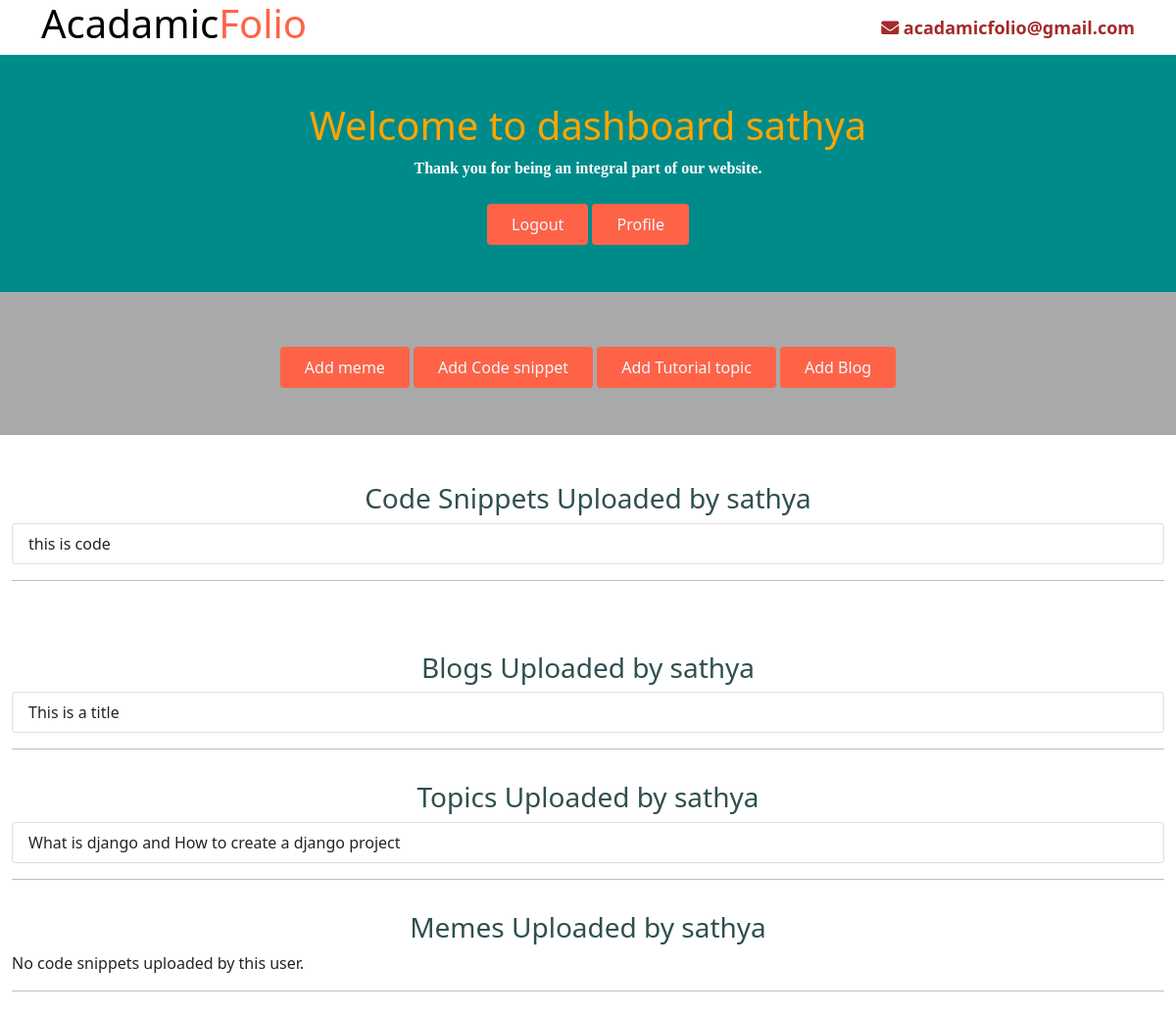
Page /homepage/ (signed in) on the committed database.
### app/models.py (models this page shows, shortened)
class User(AbstractUser):
    username = models.CharField(max_length=100)
    email = models.EmailField(unique=True)
    USERNAME_FIELD = 'email'
    REQUIRED_FIELDS = ['username']

class CodeSnippet(models.Model):
    code_id = models.AutoField(primary_key=True)
    title = models.CharField(max_length=100)
    code = models.TextField()
    content = models.TextField()
    topic = models.ForeignKey(Topics,on_delete= models.CASCADE)
    user = models.ForeignKey(User,on_delete=models.CASCADE,default=1)

class Blogs(models.Model):
    user = models.ForeignKey(User, on_delete=models.CASCADE)
    title = models.CharField(max_length=200,unique=True)
    content = CKEditor5Field('Text', config_name='extends')
    date = models.DateTimeField(auto_now_add=True)
    views = models.PositiveIntegerField(default=0)
    likes = models.ManyToManyField(User, related_name='liked_blogs', blank=True)

class TutorialPost(models.Model):
    post_id = models.AutoField(primary_key=True)
    post_title = models.CharField(max_length=100)
    post_content = CKEditor5Field('Text', config_name='extends')
    post_file = models.CharField(max_length=200)
    tutorialName = models.ForeignKey(TutorialName, on_delete=models.CASCADE)
    post_video = models.URLField()
    user = models.ForeignKey(User,on_delete=models.CASCADE,default=1)

### admin_user/views.py (the view)
# urls.py: 2. Add a URL to urlpatterns:  path('', views.home, name='home')
def home(request):
    user_codes = CodeSnippet.objects.filter(user=request.user)  # Assuming you're using Django's built-in authentication
    topics = TutorialPost.objects.filter(user=request.user)
    blog = Blogs.objects.filter(user=request.user)
    meme = Meme.objects.filter(user=request.user)
    return render(request, 'user/homepage.html', {'user_codes': user_codes,'topics':topics,'blog':blog,'meme':meme})

### templates/user/homepage.html (shortened to what this page needs)
<!DOCTYPE html>
<html lang="en">
<head>
    <link href="https://cdn.jsdelivr.net/npm/bootstrap@5.0.2/dist/css/bootstrap.min.css" rel="stylesheet"
>
    <link href="https://cdnjs.cloudflare.com/ajax/libs/font-awesome/5.15.3/css/all.min.css" rel="stylesheet">
</head>
<body>
    <div class="container">
        <div class="row justify-content-between align-items-center">
            <div class="col-md-6">
                <h1><span style="color: black;">Acadamic</span><span style="color: tomato;">Folio</span></h1>
            </div>
            <div class="col-md-6">
                <p class="mb-0 text-end" style="color: brown;font-size: large;font-weight: bold;">
                    <i class="fas fa-envelope"></i> acadamicfolio@gmail.com
                </p>
            </div>
        </div>
    </div>
    <div class="container-fluid py-5" style="background-color: darkcyan;">
        <div class="container text-center">
            <h1 style="color: orange;">Welcome to dashboard {{user.username}}</h1>
            <p class="text-white fw-bold" style="font-family: Georgia, 'Times New Roman', Times, serif;">Thank you for
                being an integral part
                of our website.</p>
            <a href="/logout/" style="background-color: tomato;color: aliceblue;"
                class="btn py-md-2 px-md-4 font-weight-semi-bold mt-2">Logout</a>
                <a href="/profile/" style="background-color: tomato;color: aliceblue;"
                class="btn py-md-2 px-md-4 font-weight-semi-bold mt-2">Profile</a>
        </div>
    </div>
    <div class="container-fluid py-5" style="background-color: darkgray;">
        <div class="container text-center">
            <a href="/post_meme/" style="background-color: tomato;color: aliceblue;"
                class="btn py-md-2 px-md-4 font-weight-semi-bold mt-2">Add meme</a>
            <a href="/post_code/" style="background-color: tomato;color: aliceblue;"
                class="btn py-md-2 px-md-4 font-weight-semi-bold mt-2">Add Code snippet</a>
            <a href="/add_post/" style="background-color: tomato;color: aliceblue;"
                class="btn py-md-2 px-md-4 font-weight-semi-bold mt-2">Add Tutorial topic</a>
            <a href="/post_blog/" style="background-color: tomato;color: aliceblue;"
                class="btn py-md-2 px-md-4 font-weight-semi-bold mt-2">Add Blog</a>
        </div>
    </div>
    <div class="container-fluid py-5" style="background-color: white;">
        <h3 style="color: darkslategrey;" class="text-center">Code Snippets Uploaded by {{ user.username }}</h3>
        {% if user_codes %}
        <ul class="list-group">
            {% for snippet in user_codes %}
            <a href="/codes/{{snippet.code_id}}/" class="list-group-item list-group-item-action" aria-current="true">
                {{ snippet.title }}
            </a>
            {% endfor %}
        </ul>
        {% else %}
        <p>No code snippets uploaded by this user.</p>
        {% endif %}
        <hr style="color: black;"/>
    </div>
    <div class="container-fluid py-2" style="background-color: white;">
        <h3 style="color: darkslategrey;" class="text-center">Blogs Uploaded by {{ user.username }}</h3>
        {% if blog %}
        <ul class="list-group">
            {% for blog in blog %}
            <a href="/blogs/{{blog.id}}/" class="list-group-item list-group-item-action" aria-current="true">
                {{ blog.title }}
            </a>
            {% endfor %}
        </ul>
        {% else %}
        <p>No code snippets uploaded by this user.</p>
        {% endif %}
        <hr style="color: black;"/>
    </div>
    <div class="container-fluid py-2" style="background-color: white;">
        <h3 style="color: darkslategrey;" class="text-center">Topics Uploaded by {{ user.username }}</h3>
        {% if topics %}
        <ul class="list-group">
            {% for topics in topics %}
            <a href="/topics/{{topics.post_id}}/" class="list-group-item list-group-item-action" aria-current="true">
                {{ topics.post_title }}
            </a>
            {% endfor %}
        </ul>
        {% else %}
        <p>No code snippets uploaded by this user.</p>
        {% endif %}
        <hr style="color: black;"/>
    </div>
    <div class="container-fluid py-2" style="background-color: white;">
        <h3 style="color: darkslategrey;" class="text-center">Memes Uploaded by {{ user.username }}</h3>
        {% if meme %}
        <ul class="list-group">
            {% for meme in meme %}
            <a href="/memes/{{meme.id}}/" class="list-group-item list-group-item-action" aria-current="true">
                {{ meme.description }}
            </a>
            {% endfor %}
        </ul>
        {% else %}
        <p>No code snippets uploaded by this user.</p>
        {% endif %}
        <hr style="color: black;"/>
    </div>
</body>
</html>

### rows in the picture
User: username "sathya"
CodeSnippet: title "this is code"
Blogs: title "This is a title"
TutorialPost: post_title "What is django and How to create a django project"
